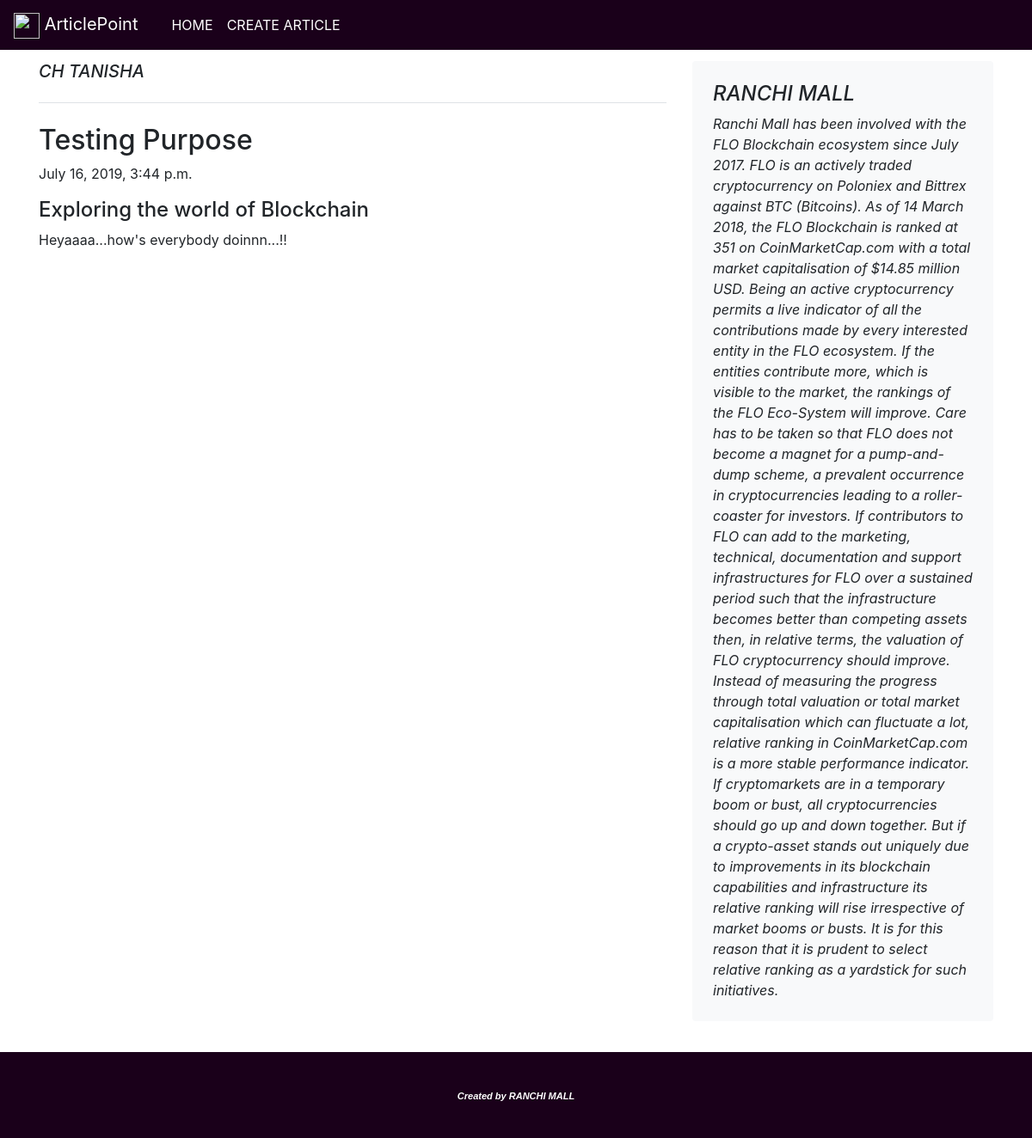
Screenshot of /blogpost/29 with the database file from the repository.
### article/models.py (models this page shows, shortened)
class Blogpost(models.Model):
	post_id=models.AutoField(primary_key=True)
	author_name=models.CharField(max_length=50)
	headline=models.CharField(max_length=500,default='')
	sub_heading=models.CharField(max_length=500,default='')
	chead1=models.CharField(max_length=5000,default='')
	pub_date=models.DateTimeField(default=datetime.now)
	class Meta:
		ordering=['-pub_date']

### article/views.py (the view)
# urls.py: path('blogpost/<int:id>',views.blogpost,name='blogposts'),
def blogpost(request,id):
	post=Blogpost.objects.filter(post_id=id)[0]
	return render(request,'article/blogpost.html',{'post':post})

### article/templates/article/blogpost.html
{% extends "article/home.html" %}
{% block content %}
<main role="main" class="container mt-10" >
  <div class="row">
    <div class="col-md-8 blog-main">
      <h5 class="pb-4 mb-4 font-italic border-bottom">
        {{post.author_name}}
      </h5>
      <div class="blog-post">
        <h2 class="blog-post-title">{{post.headline}}</h2>
        <p class="blog-post-meta">{{post.pub_date}} </p>
        <h4>{{post.sub_heading}}</h4>
        <p>{{post.chead1}}</p>
      </div>
    </div>
    <aside class="col-md-4 blog-sidebar">
      <div class="p-4 mb-3 bg-light rounded">
        <h4 class="font-italic"><em>RANCHI MALL</></h4>
        <p class="mb-0">
Ranchi Mall has been involved with the FLO Blockchain ecosystem since July 2017. FLO is an actively traded cryptocurrency on Poloniex and Bittrex against BTC (Bitcoins). As of 14 March 2018, the FLO Blockchain is ranked at 351 on CoinMarketCap.com with a total market capitalisation of $14.85 million USD. Being an active cryptocurrency permits a live indicator of all the contributions made by every interested entity in the FLO ecosystem. If the entities contribute more, which is visible to the market, the rankings of the FLO Eco-System will improve. Care has to be taken so that FLO does not become a magnet for a pump-and-dump scheme, a prevalent occurrence in cryptocurrencies leading to a roller-coaster for investors. If contributors to FLO can add to the marketing, technical, documentation and support infrastructures for FLO over a sustained period such that the infrastructure becomes better than competing assets then, in relative terms, the valuation of FLO cryptocurrency should improve. Instead of measuring the progress through total valuation or total market capitalisation which can fluctuate a lot, relative ranking in CoinMarketCap.com is a more stable performance indicator. If cryptomarkets are in a temporary boom or bust, all cryptocurrencies should go up and down together. But if a crypto-asset stands out uniquely due to improvements in its blockchain capabilities and infrastructure its relative ranking will rise irrespective of market booms or busts. It is for this reason that it is prudent to select relative ranking as a yardstick for such initiatives.</p>
      </div>
    </aside>
  </div>
</main>
{% endblock content %}

### rows the page displays
Blogpost: author_name "CH TANISHA", headline "Testing Purpose", pub_date "July 16, 2019, 3:44 p.m.", sub_heading "Exploring the world of Blockchain", chead1 "Heyaaaa...how's everybody doinnn...!!"
